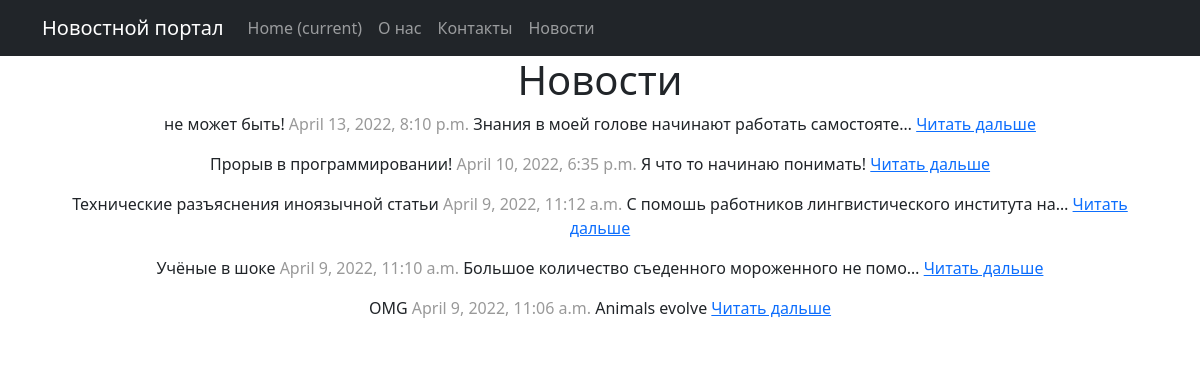
The page /news/ on the database as committed earlier.
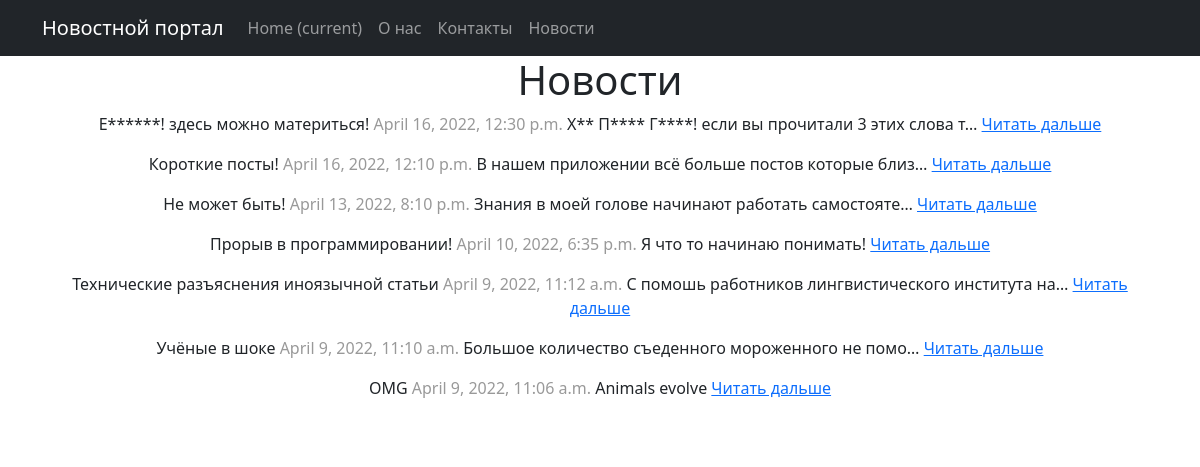
The same page on the database as committed later.
### news/models.py (models this page shows, shortened)
class Post(models.Model):
    author = models.ForeignKey(Author, on_delete=models.CASCADE)
    NEWS = 'NW'
    ARTICLE = 'AR'
    CATEGORY_CHOICES = (
        (NEWS, 'Новость'),
        (ARTICLE, 'Статья'),
    )
    categoryType = models.CharField(max_length=2, choices=CATEGORY_CHOICES, default=ARTICLE)
    dateCreation = models.DateTimeField(auto_now_add=True)
    postCategory = models.ManyToManyField(Category, through='PostCategory')
    title = models.CharField(max_length=128)
    text = models.TextField()
    rating = models.SmallIntegerField(default=0)

### news/views.py (the view)
# urls.py: path('', PostList.as_view()),
class PostList(ListView):
   model = Post
   context_object_name = 'news'
   template_name = 'news.html'
   queryset = Post.objects.order_by('-id')

### news/templatetags/custom_filters.py (called while the page is built)
@register.filter()
def censor(value):
   if not isinstance(value, str):
       raise ValueError('Нельзя цензурировать не строку')
   for word in STRONG_WORDS:
       value = value.replace(word[1:], '*' * (len(word)-1))
   return value

### news/templates/news/post_list.html (shortened to what this page needs)
{% extends 'flatpages/default.html' %}
{% load custom_filters %}
{% block content %}
<h1>Новости</h1>
{% for new in news %}
{{ new.title|censor }} <span style="color:  #999999;">{{ new.dateCreation }}</span> {{ new.text|truncatechars:50|censor }}
<a href="{{ new.get_absolute_url }}">Читать дальше</a>
{% endfor %}
<p><span style="color: #ffffff;">&macr;\_(ツ)_/&macr;</span></p>
{% endblock content %}

Rows that differ between the two databases and show on the page:
added Post: title|censor "Е******! здесь можно материться!", dateCreation "April 16, 2022, 12:30 p.m.", text|censor "Х** П**** Г****! если вы прочитали 3 этих слова т…"
added Post: title|censor "Короткие посты!", dateCreation "April 16, 2022, 12:10 p.m.", text|censor "В нашем приложении всё больше постов которые близ…"
changed Post "Знания в моей голове начинают работать самостояте…": title|censor "не может быть!" → "Не может быть!"
